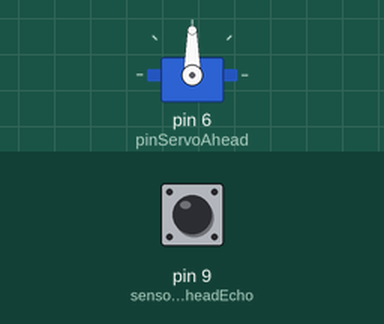
Recording of a sketch running on a simulated Arduino Uno, built with avr-gcc and run on an emulated ATmega328P. On the bench: servo. The inputs (shaded band) are chosen by the test bench; at power-on: pin 9 (sensorUltrasonicAheadEcho) LOW.

Above: at 1.2 s.
1.3 s: pin 9 (sensorUltrasonicAheadEcho) pulsed HIGH 2 times (0.12 s each, 0.3 s apart)
At 2.5 s:
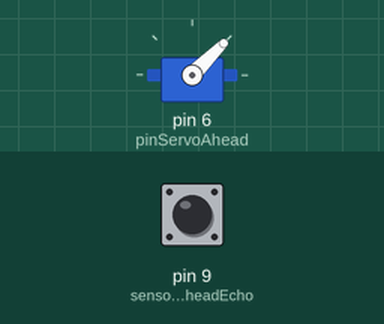
At 22.5 s:
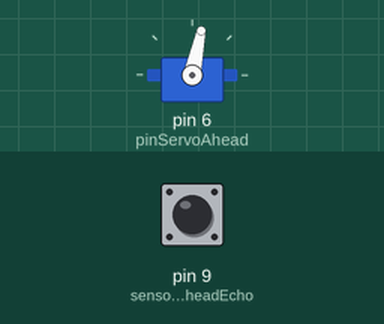
Timing chart, 0 to 23.5 s (numbered marks = the images above; inputs shaded):
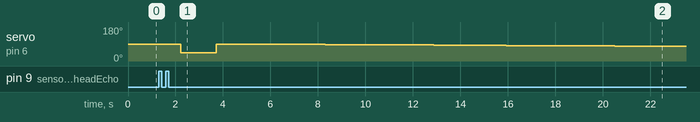

The sketch:

iot.ino
```cpp
/********************************************************************************************
 * Project name : Teslita Autonomous
 * Description : Autonoums car, that could be controlled by a bluetooth
 * Authors: Antonio Mamani - antonio.mq@gmail.com
 ********************************************************************************************/
#include <Servo.h>

//---------- servo motores dc ---------------------------------------
//int llantasAdelante= 2,3,
//int llantaAtras = 4,5
//Pines de conexión del driver
int pinMotorFrontA = 5;
int pinMotorFrontB = 4;

int Pin_Motor_Izq_A = 10;
int Pin_Motor_Izq_B = 11;


//bluethood  0 , 1, TX, RX

//------------------------- sensor ultrasonic with servo -------------------------
Servo servoAhead;
int pinServoAhead = 6;

int sensorUltrasonicAheadEcho = 9;
int sensorUltrasonicAheadTrig = 8;

int sensorUltrasonicBackEcho = 11;
int sensorUltrasonicBackTrig = 12;

//------------------------- global variables -------------------------------------
long distanceFront;
long timeToWait;
int distancePermited = 30;
int delayTurnServo = 25;
bool areThereSpaceLeft = false;
bool areThereSpaceRight = false;

//****************************************************************************************************/
//******************************** All about scan free space *****************************************/
//****************************************************************************************************/
void turnRightServoAhead(){
  for(int angle = 0; angle < 90; angle += 1) { // Bucle to move servo motor between 0 to 90 degrees
      servoAhead.write(angle);
      calculateDistance();
      if(areThereSpace()){
        //@TODO think how to return to center
        areThereSpaceRight = true;
        servoAhead.write(45);
        break;
      }
      delay(delayTurnServo); // waiting some miliseconds
  }
}

void turnLeftSevoAhead(){
  for(int angle = 90; angle >= 1; angle -= 1) { // Bucle to move sero motor between 90 to 0 degrees
     servoAhead.write(angle);
     calculateDistance();
     if(areThereSpace()){
        //@TODO think how to return to center
        areThereSpaceLeft = true;
        servoAhead.write(45);
        break;
      }
     delay(delayTurnServo); // waiting some miliseconds
  }
}

void scanFreeSpace(){
  turnLeftSevoAhead();
  if(!areThereSpaceLeft){
   turnRightServoAhead();
  }
}

void calculateDistance(){
  digitalWrite(sensorUltrasonicAheadTrig,LOW); /* stabilize sensor*/
  delayMicroseconds(5);
  digitalWrite(sensorUltrasonicAheadTrig, HIGH); /* send pulse ultrasonic*/
  delayMicroseconds(10);
  timeToWait=pulseIn(sensorUltrasonicAheadEcho, HIGH); /* Function to measure the longitude from pulse  acquired.
  Measures the time elapsed between sending the ultrasonic pulse and when the sensor receives the bounce.*/
  distanceFront= int(0.017*timeToWait); /*formula to calculate the distance getting to an integer value*/
  /*Monitorización en centímetros por el monitor serial*/
  Serial.println("Distancia ");
  Serial.print(distanceFront);
  Serial.println(" cm");
  delay(500);
}

bool areThereSpace(){
  return distanceFront > distancePermited;
}


void controlFrontObstacles(){
  calculateDistance();
  if(distanceFront > distancePermited){
    calculateDistance();
  }else{
    //Stop car and scan free space
    scanFreeSpace();
  }
}

void setupUltrasonics(){

  servoAhead.attach(pinServoAhead);

  pinMode(sensorUltrasonicAheadTrig,OUTPUT); // pulso ultrasonic
  pinMode(sensorUltrasonicAheadEcho,INPUT); // time to bounce from ultrasonic
}

//****************************************************************************************************/
//********************************** Run Teslita *******************************/
void setup() {
  // setup code
  //Serial.begin(9600);

  setupUltrasonics();

  //pinMode(pinMotorFrontA,OUTPUT);
  //pinMode(pinMotorFrontB,OUTPUT);

}

void loop() {

  controlFrontObstacles();

}
```
